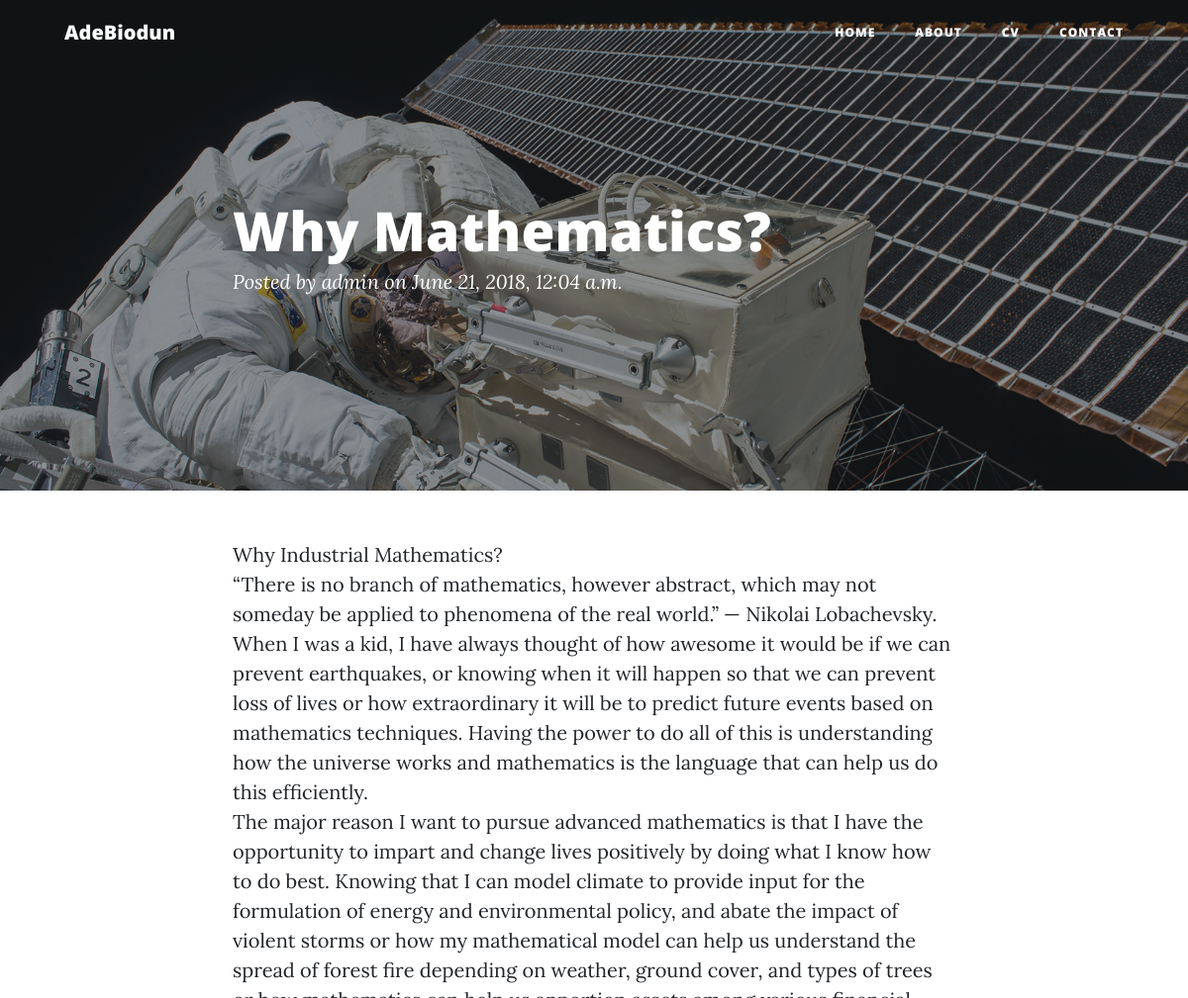
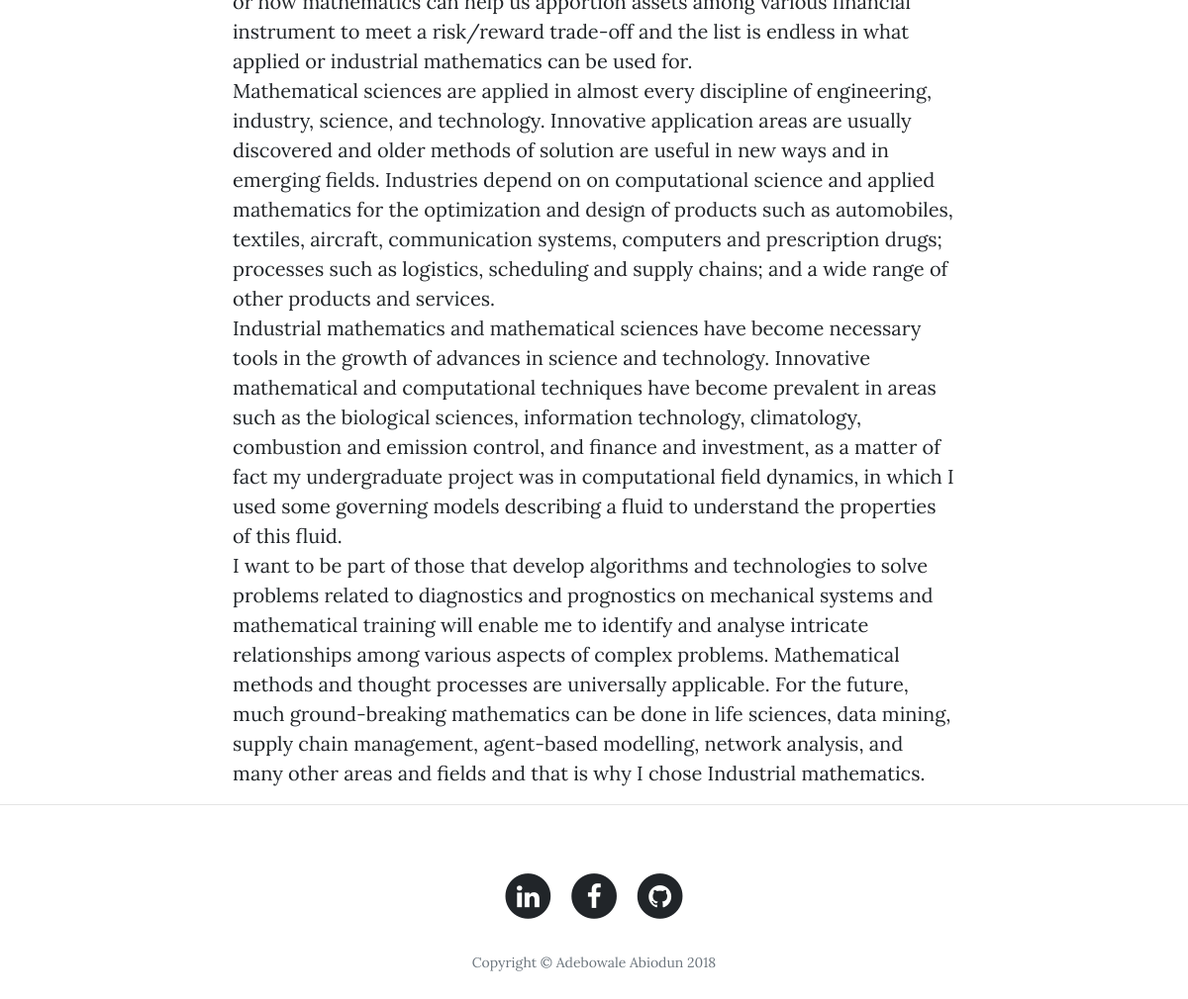
The app's page /post/1/ with its own data (2 pictures, top to bottom).
### Blog/models.py (models this page shows, shortened)
class Post(models.Model):
    author = models.ForeignKey('auth.User', on_delete=models.CASCADE)  # ForeignKey is linked to another model,
    title = models.CharField(max_length=200)  # Text with limited character
    text = models.TextField()  # Text with Unlimited character
    created_date = models.DateTimeField(default=timezone.now)  # DateTimeField is for date and time
    published_date = models.DateTimeField(blank=True, null=True)

### Blog/views.py (the view)
# urls.py: url(r'^post/(?P<pk>\d+)/$', views.post_detail, name='post_detail')
def post_detail(request, pk):
    post=get_object_or_404(Post, pk=pk)
    return render(request,'Blog/post_detail.html', {'post':post})

### Blog/templates/Blog/post_detail.html (shortened to what this page needs)
{% extends 'Blog/base.html' %}
{% load staticfiles %}
{% block body %}
    <header class="masthead" style="background-image: url({% static 'Blog/img/post-bg.jpg' %})">
      <div class="overlay"></div>
      <div class="container">
        <div class="row">
          <div class="col-lg-8 col-md-10 mx-auto">
            <div class="post-heading">
              <h1>{{ post.title }}</h1>
              <span class="meta">Posted by
                <a href="#">{{ post.author }}</a>
                on {{ post.published_date }}</span>
            </div>
          </div>
        </div>
      </div>
    </header>
    <article>
      <div class="container">
        <div class="row">
          <div class="col-lg-8 col-md-10 mx-auto">
            {{ post.text | linebreaksbr }}
          </div>
        </div>
      </div>
    </article>
    <hr>
{% endblock %}

### records on screen
Post: title "Why Mathematics?", author "admin", published_date "June 21, 2018, 12:04 a.m.", text "Why Industrial Mathematics? “There is no branch of mathematics, however abstract, which may not someday be applied to phenomena of the real world.” — Nikolai Lobachevsky. When I was a kid, I have always thought of how awesome it would be if we can prevent earthquakes, or knowing when it will happen so that we can prevent loss of lives or how extraordinary it will be to predict future events based on mathematics techniques. Having the power to do all of this is understanding how the universe works and mathematics is the language that can help us do this efficiently. The major reason I want to pursue advanced mathematics is that I have the opportunity to impart and change lives positively by…"
